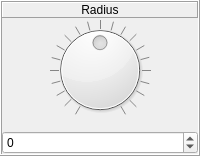
             <widget class="QFrame" name="frame_Radius">
              <property name="sizePolicy">
               <sizepolicy hsizetype="Minimum" vsizetype="Preferred">
                <horstretch>0</horstretch>
                <verstretch>0</verstretch>
               </sizepolicy>
              </property>
              <property name="minimumSize">
               <size>
                <width>50</width>
                <height>100</height>
               </size>
              </property>
              <property name="frameShape">
               <enum>QFrame::Box</enum>
              </property>
              <property name="frameShadow">
               <enum>QFrame::Raised</enum>
              </property>
              <layout class="QVBoxLayout" name="verticalLayout_62">
               <property name="spacing">
                <number>2</number>
               </property>
               <property name="sizeConstraint">
                <enum>QLayout::SetMaximumSize</enum>
               </property>
               <property name="leftMargin">
                <number>0</number>
               </property>
               <property name="topMargin">
                <number>0</number>
               </property>
               <property name="rightMargin">
                <number>0</number>
               </property>
               <property name="bottomMargin">
                <number>0</number>
               </property>
               <item>
                <widget class="QFrame" name="frame_Label_Radius">
                 <property name="frameShape">
                  <enum>QFrame::NoFrame</enum>
                 </property>
                 <property name="frameShadow">
                  <enum>QFrame::Raised</enum>
                 </property>
                 <layout class="QVBoxLayout" name="verticalLayout_63">
                  <property name="leftMargin">
                   <number>0</number>
                  </property>
                  <property name="topMargin">
                   <number>0</number>
                  </property>
                  <property name="rightMargin">
                   <number>0</number>
                  </property>
                  <property name="bottomMargin">
                   <number>0</number>
                  </property>
                  <item>
                   <widget class="QLabel" name="label_Radius">
                    <property name="font">
                     <font>
                      <pointsize>9</pointsize>
                     </font>
                    </property>
                    <property name="autoFillBackground">
                     <bool>false</bool>
                    </property>
                    <property name="frameShape">
                     <enum>QFrame::Panel</enum>
                    </property>
                    <property name="frameShadow">
                     <enum>QFrame::Raised</enum>
                    </property>
                    <property name="text">
                     <string>Radius</string>
                    </property>
                    <property name="alignment">
                     <set>Qt::AlignCenter</set>
                    </property>
                   </widget>
                  </item>
                 </layout>
                </widget>
               </item>
               <item>
                <widget class="QFrame" name="frame_Dial_Radius">
                 <property name="sizePolicy">
                  <sizepolicy hsizetype="Preferred" vsizetype="Preferred">
                   <horstretch>0</horstretch>
                   <verstretch>0</verstretch>
                  </sizepolicy>
                 </property>
                 <property name="frameShape">
                  <enum>QFrame::NoFrame</enum>
                 </property>
                 <property name="frameShadow">
                  <enum>QFrame::Raised</enum>
                 </property>
                 <layout class="QVBoxLayout" name="verticalLayout_64">
                  <property name="leftMargin">
                   <number>0</number>
                  </property>
                  <property name="topMargin">
                   <number>0</number>
                  </property>
                  <property name="rightMargin">
                   <number>0</number>
                  </property>
                  <item>
                   <widget class="QDial" name="dial_Radius">
                    <property name="sizePolicy">
                     <sizepolicy hsizetype="Preferred" vsizetype="Preferred">
                      <horstretch>0</horstretch>
                      <verstretch>0</verstretch>
                     </sizepolicy>
                    </property>
                    <property name="cursor">
                     <cursorShape>OpenHandCursor</cursorShape>
                    </property>
                    <property name="minimum">
                     <number>-2000</number>
                    </property>
                    <property name="maximum">
                     <number>2000</number>
                    </property>
                    <property name="singleStep">
                     <number>1</number>
                    </property>
                    <property name="pageStep">
                     <number>10</number>
                    </property>
                    <property name="value">
                     <number>0</number>
                    </property>
                    <property name="tracking">
                     <bool>true</bool>
                    </property>
                    <property name="orientation">
                     <enum>Qt::Horizontal</enum>
                    </property>
                    <property name="invertedAppearance">
                     <bool>false</bool>
                    </property>
                    <property name="invertedControls">
                     <bool>false</bool>
                    </property>
                    <property name="wrapping">
                     <bool>false</bool>
                    </property>
                    <property name="notchTarget">
                     <double>50.000000000000000</double>
                    </property>
                    <property name="notchesVisible">
                     <bool>true</bool>
                    </property>
                   </widget>
                  </item>
                 </layout>
                </widget>
               </item>
               <item>
                <widget class="QDoubleSpinBox" name="doubleSpinBox_Radius">
                 <property name="sizePolicy">
                  <sizepolicy hsizetype="Preferred" vsizetype="Preferred">
                   <horstretch>0</horstretch>
                   <verstretch>0</verstretch>
                  </sizepolicy>
                 </property>
                 <property name="font">
                  <font>
                   <pointsize>9</pointsize>
                  </font>
                 </property>
                 <property name="wrapping">
                  <bool>false</bool>
                 </property>
                 <property name="frame">
                  <bool>true</bool>
                 </property>
                 <property name="buttonSymbols">
                  <enum>QAbstractSpinBox::UpDownArrows</enum>
                 </property>
                 <property name="accelerated">
                  <bool>true</bool>
                 </property>
                 <property name="keyboardTracking">
                  <bool>true</bool>
                 </property>
                 <property name="showGroupSeparator" stdset="0">
                  <bool>false</bool>
                 </property>
                 <property name="decimals">
                  <number>0</number>
                 </property>
                 <property name="minimum">
                  <double>-2000.000000000000000</double>
                 </property>
                 <property name="maximum">
                  <double>2000.000000000000000</double>
                 </property>
                 <property name="singleStep">
                  <double>1.000000000000000</double>
                 </property>
                 <property name="value">
                  <double>0.000000000000000</double>
                 </property>
                </widget>
               </item>
              </layout>
             </widget>
